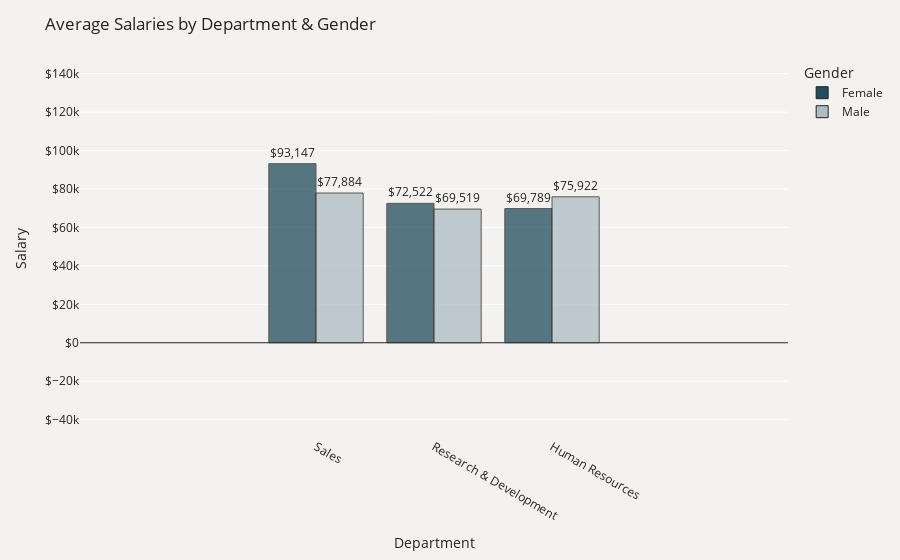

This figure's notebook cell:
### Code cell
plot_df = data.groupby(['Department', 'Gender'])['MonthlyIncome'].mean()
plot_df = plot_df.mul(12).rename('Salary').reset_index().sort_values('Salary', ascending=False)
fig = px.bar(plot_df, x='Department', y='Salary', color='Gender', text='Salary',  
             barmode='group', opacity=0.75, color_discrete_map={'Female': '#214D5C','Male': '#ACBCC2'})
fig.update_traces(texttemplate='$%{text:,.0f}', textposition='outside',
                  marker_line=dict(width=1, color='#28221D'))
fig.update_yaxes(zeroline=True, zerolinewidth=1, zerolinecolor='#28221D')
fig.update_layout(title_text='Average Salaries by Department & Gender', font_color='#28221D',
                  yaxis=dict(title='Salary',tickprefix='$'), paper_bgcolor='#F4F2F0', plot_bgcolor='#F4F2F0')
fig.show()

### Figure 1 — Plotly figure (JSON) as saved in the notebook; plotly's stock layout.template omitted (floating-point values rounded to 4 significant figures)
{"data": [{"alignmentgroup": "True", "hovertemplate": "Gender=Female<br>Department=%{x}<br>Salary=%{text}<extra></extra>", "legendgroup": "Female", "marker": {"color": "#214D5C", "line": {"color": "#28221D", "width": 1}, "opacity": 0.75, "pattern": {"shape": ""}}, "name": "Female", "offsetgroup": "Female", "orientation": "v", "showlegend": true, "text": [93150.0, 72520.0, 69790.0], "textposition": "outside", "texttemplate": "$%{text:,.0f}", "type": "bar", "x": ["Sales", "Research & Development", "Human Resources"], "xaxis": "x", "y": [93150.0, 72520.0, 69790.0], "yaxis": "y"}, {"alignmentgroup": "True", "hovertemplate": "Gender=Male<br>Department=%{x}<br>Salary=%{text}<extra></extra>", "legendgroup": "Male", "marker": {"color": "#ACBCC2", "line": {"color": "#28221D", "width": 1}, "opacity": 0.75, "pattern": {"shape": ""}}, "name": "Male", "offsetgroup": "Male", "orientation": "v", "showlegend": true, "text": [77880.0, 75920.0, 69520.0], "textposition": "outside", "texttemplate": "$%{text:,.0f}", "type": "bar", "x": ["Sales", "Human Resources", "Research & Development"], "xaxis": "x", "y": [77880.0, 75920.0, 69520.0], "yaxis": "y"}], "layout": {"autosize": true, "barmode": "group", "dragmode": "pan", "font": {"color": "#28221D"}, "legend": {"title": {"text": "Gender"}, "tracegroupgap": 0}, "margin": {"t": 60}, "paper_bgcolor": "#F4F2F0", "plot_bgcolor": "#F4F2F0", "title": {"text": "Average Salaries by Department & Gender"}, "xaxis": {"anchor": "y", "autorange": false, "domain": [0, 1], "range": [-2, 4], "title": {"text": "Department"}, "type": "category"}, "yaxis": {"anchor": "x", "autorange": false, "domain": [0, 1], "range": [-49020.0, 147100.0], "tickprefix": "$", "title": {"text": "Salary"}, "type": "linear", "zeroline": true, "zerolinecolor": "#28221D", "zerolinewidth": 1}}}
